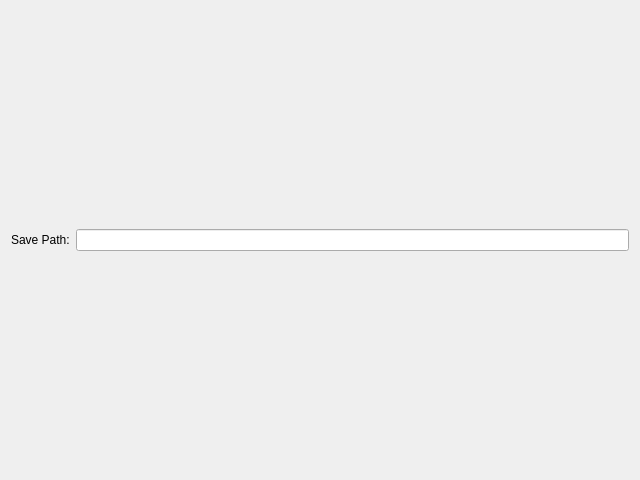
<?xml version="1.0" encoding="UTF-8"?>
<ui version="4.0">
 <class>VideoControlWidget</class>
 <widget class="QWidget" name="VideoControlWidget">
  <property name="geometry">
   <rect>
    <x>0</x>
    <y>0</y>
    <width>640</width>
    <height>480</height>
   </rect>
  </property>
  <property name="windowTitle">
   <string>Form</string>
  </property>
  <layout class="QGridLayout" name="gridLayout">
   <item row="0" column="1">
    <widget class="QLineEdit" name="saveDirEdit"/>
   </item>
   <item row="0" column="0">
    <widget class="QLabel" name="label">
     <property name="text">
      <string>Save Path:</string>
     </property>
    </widget>
   </item>
  </layout>
 </widget>
 <resources/>
 <connections/>
</ui>
